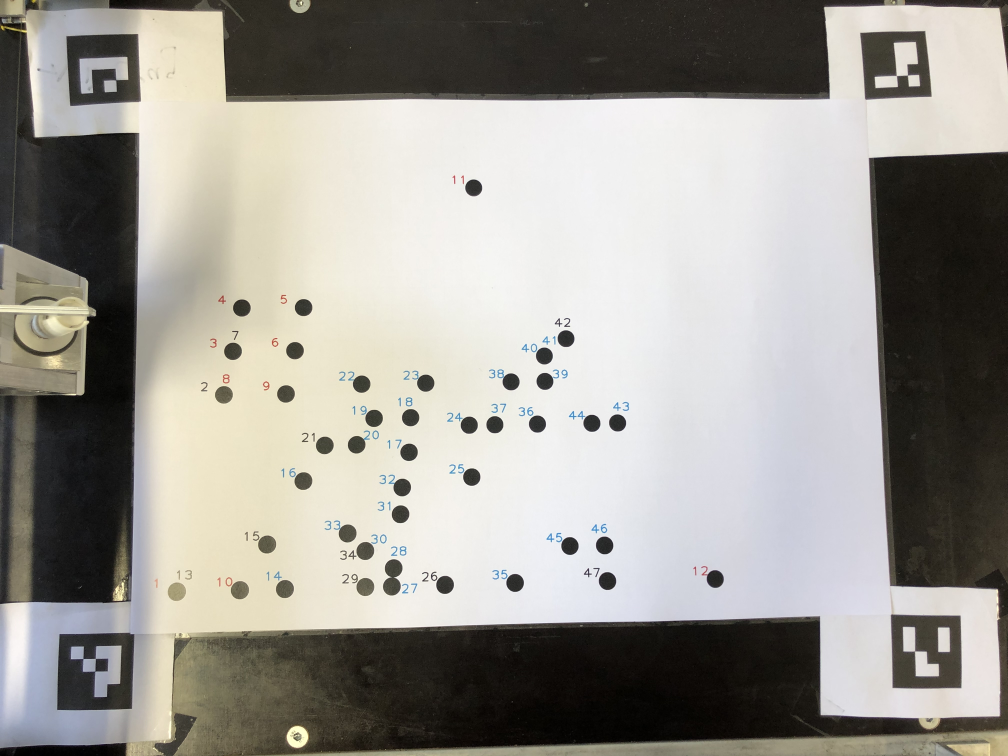
#> input picture data/test-images/iat-cd-10-1.jpg, 4032 x 3024 px, found by its file name (shown at 1/4 size)
$ jupyter execute --allow-errors circle_detection_acc.ipynb   (shell and % lines are left out)   (older library calls are emulated)
#> lines starting #> are read from the running program, lines starting #| are printed output that depends on the picture; after the words box and inside, x2 and y2 are one past the last pixel; in counts of white or black regions, pixels touching at a corner belong together
### scripts/transformation.py
import cv2
import numpy as np


# Parameters
AR_DICT = cv2.aruco.Dictionary_get(cv2.aruco.DICT_4X4_50)


def _order_detections(ids, corners):
    """
    For each detected corner the point closest to the image center is computed.
    The resulting points are ordered according to there corresponding id in
    ascending order.
    """
    ids2point = {}
    for mid, m_corners in zip(np.squeeze(ids), np.squeeze(corners)):
        corner_idx = mid + 1
        if corner_idx > 3:
            corner_idx -= 4
        ids2point[mid] = m_corners[corner_idx]

    # check if all four markers have been detected
    num_detected = len(ids2point.keys())
    if num_detected != 4:
        raise ValueError('Four markers are required but only {} were detected. Ensure that ArUco markers are not '
                         'occluded by other objects in the scene.'.format(num_detected))

    return np.array([ids2point[i] for i in range(4)])


def detect_markers_and_compute(img, dst_size, debug_image=False):
    """
    Detect aruco markers in an image and computes a transform to transform the image into birds eye view.
    """
    if img.ndim != 2:
        raise ValueError('Aruco detection requires gray scale images.')

    # detect aruco marker
    parameters = cv2.aruco.DetectorParameters_create()
    parameters.cornerRefinementMethod = cv2.aruco.CORNER_REFINE_SUBPIX
    corners, ids, rejected_img_points = cv2.aruco.detectMarkers(img, AR_DICT, parameters=parameters)

    # compute point correspondences
    ordered_detections = _order_detections(ids, corners)

    h_img, w_img = dst_size
    dst_points = np.array([[0, h_img],
                           [0, 0],
                           [w_img, 0],
                           [w_img, h_img]], dtype="float32")
    M = cv2.getPerspectiveTransform(ordered_detections, dst_points)

    # return a debug image if requested
    if debug_image:
        img_debug = cv2.cvtColor(img, cv2.COLOR_GRAY2BGR)
        frame_markers = cv2.aruco.drawDetectedMarkers(img_debug, corners, ids)
        frame_markers = cv2.aruco.drawDetectedMarkers(frame_markers, rejected_img_points, borderColor=(100, 0, 240))
        return M, frame_markers
    else:
        return M

### scripts/circle_detection.py
import cv2
import numpy as np

ADAPT_THRES_SIZE = 75
ADAPT_THRES_C = 10
BLUR_SIZE = 5
MORPH_ELLIPSE_SIZE = 7
DILATE_ITERS = 2
FILLED_THRES = 0.7


class Circle:
    """ Data structure to represent a circle i.e. center and radius """
    def __init__(self, x, y, r):
        self.x = x
        self.y = y
        self.r = r


# [20 lines left out: function detect_circles, not called in this run]


def to_circle(contour, max_radius=300):
    """ Create a circle, i.e. center and radius, from a single
    contour. Optionally filters large contours. """
    r = cv2.boundingRect(contour)[2] // 2
    if r > max_radius or r == 0:
        return None
    m = cv2.moments(contour)
    x, y = int(m['m10'] / m['m00']), int(m['m01'] / m['m00'])
    return Circle(x, y, r)


def contours_circles(src):
    """ Finds circles in the source image via cv2.contours().
    Note: The input image should be filter so that it does not
    contain any other regions except circles."""
    if cv2.__version__.startswith('4.'):
        contours = cv2.findContours(src, cv2.RETR_LIST, cv2.CHAIN_APPROX_SIMPLE)[0]
    else:
        im2, contours, hierarchy = cv2.findContours(src, cv2.RETR_TREE, cv2.CHAIN_APPROX_SIMPLE)
    circles = []
    for cnt in contours:
        circle = to_circle(cnt)
        if circle is not None:
            circles.append(circle)
    return circles


def filter_filled_circles(src, circles, threshold):
    """ Rejects all circles in the binary source imgage that are not filled.
    A circle is filled if: (# black pixels)/(# pixel) > threshold. """
    accepted = []
    for c in circles:
        # get pixels inside the circle
        Y, X = np.ogrid[:src.shape[0], :src.shape[1]]
        mask = (X - c.x) ** 2 + (Y - c.y) ** 2 <= c.r ** 2
        frac_black = float(np.count_nonzero(src[mask] == 0)) / float(np.count_nonzero(mask))

        if frac_black > threshold:
            accepted.append(c)
    return accepted


def filter_circles(src, adap_thres_size, adapt_thres_C, blur_size, morph_ell_size, dilate_iters):
    """ Filter a gray scale bird's eye view in such a way as to remove all digits. """
    thres = cv2.adaptiveThreshold(src, 255,
                                  cv2.ADAPTIVE_THRESH_MEAN_C,
                                  cv2.THRESH_BINARY,
                                  adap_thres_size,
                                  adapt_thres_C)

    # binaryzation might have corrupted some circles,
    # restore to remove "spotty" regions
    thres = cv2.medianBlur(thres, blur_size)

    # digits are thinner than points, remove digits via dilation
    el = cv2.getStructuringElement(cv2.MORPH_ELLIPSE, (morph_ell_size, morph_ell_size))
    thres_dil = cv2.dilate(thres, el, iterations=dilate_iters)

    # dilation shrinks circles, try to restore original size
    # by eroding
    thres_er = cv2.erode(thres_dil, el, iterations=dilate_iters)
    return thres_er

### scripts/run_detection_pipeline.py
import argparse
import cv2
import numpy as np
import matplotlib.pyplot as plt
import csv
import pickle
from pathlib import Path

from transformation import detect_markers_and_compute
from circle_detection import detect_circles
from text_detection import detect_boxes
from circle2text_matching import match
from color_detection import detect_text_color
from detection_editor import DetectionEditor, is_correct


BORDER_FRACTION_TO_CUT = 0.01

W_WORLD, H_WORLD = 420, 297  # size of area marked by inner points of aruco markers in mm
WORLD2IMG_SCALE = 7.5  # scale factor for transforming cm to pixels in the birds eye image
H_IMG, W_IMG = int(H_WORLD * WORLD2IMG_SCALE), int(W_WORLD * WORLD2IMG_SCALE)
H_OFFSET = int(H_IMG * BORDER_FRACTION_TO_CUT)
W_OFFSET = int(W_IMG * BORDER_FRACTION_TO_CUT)


# [44 lines left out: functions draw_result, imshow, not called in this run]


def cut_edges(images):
    return map(lambda img: img[H_OFFSET:H_IMG - H_OFFSET, W_OFFSET:W_IMG - W_OFFSET], images)


# [92 lines left out: functions apply_offsets, transform_coord_to_rw, read_img_and_transform, detect_everything, main, not called in this run]


# [8 lines that do not run on import are left out]

### nbs/circle_detection_acc.ipynb
[cell 1]

import os
import sys
scripts_path = os.path.abspath('../scripts')
if not scripts_path in sys.path:
    sys.path.insert(1, scripts_path)

from transformation import detect_markers_and_compute
from circle_detection import filter_circles, filter_filled_circles, contours_circles, to_circle, ADAPT_THRES_SIZE, ADAPT_THRES_C, BLUR_SIZE, MORPH_ELLIPSE_SIZE, DILATE_ITERS, FILLED_THRES
from run_detection_pipeline import cut_edges

import cv2
import numpy as np
from matplotlib import pyplot as plt
import pytesseract
from pytesseract import Output
from ipywidgets import interact, widgets

[cell 2]
W_WORLD, H_WORLD = 420, 297  # size of area marked by inner points of aruco markers in mm
WORLD2IMG_SCALE = 7.5  # scale factor for transforming cm to pixels in the birds eye image
H_IMG, W_IMG = int(H_WORLD * WORLD2IMG_SCALE), int(W_WORLD * WORLD2IMG_SCALE)
BORDER_FRACTION_TO_CUT = 0.01
H_OFFSET = int(H_IMG * BORDER_FRACTION_TO_CUT)
W_OFFSET = int(W_IMG * BORDER_FRACTION_TO_CUT)

[cell 3]
def prep(img_path):
    img = cv2.imread(img_path)
    img_gs = cv2.cvtColor(img, cv2.COLOR_BGR2GRAY)
    m, debug_img_marker = detect_markers_and_compute(img_gs, (H_IMG, W_IMG), debug_image=True)

    # transform the image into a top down perspective
    img_warped = cv2.warpPerspective(img, m, (W_IMG, H_IMG))
    img_warped_gs = cv2.warpPerspective(img_gs, m, (W_IMG, H_IMG))

    # cut edges
    img_cutted, img_cutted_gs = list(cut_edges([img_warped, img_warped_gs]))

    # detect circles and text
    return img_cutted_gs

[cell 4]
def detect_circles(src):
    filtered_img = filter_circles(src, ADAPT_THRES_SIZE, ADAPT_THRES_C,
                                  BLUR_SIZE, MORPH_ELLIPSE_SIZE, DILATE_ITERS)

    # now the image should only contain circles, so find them via contours
    circles = contours_circles(filtered_img)
    filterd_circles = filter_filled_circles(filtered_img, circles, FILLED_THRES)
    return circles, filterd_circles, filtered_img

[cell 5]
def showcase_detections(fname):
    img = prep(fname)
#> in prep, img is the input picture: shape (3024, 4032, 3); mean B, G, R 146.9, 153.2, 155.9
#> in detect_markers_and_compute, `corners, ids, rejected_img_points = cv2.aruco.detectMarkers(img, AR_DI..`: ids = [0, 3, 1, 2]; rejected_img_points = 8 items
#> the loop in _order_detections, `for mid, m_corners in zip(np.squeeze(ids), np.squeeze(corners)):` made 4 passes
#> (mid, corner_idx) on passes 1 to 4: (0, 1), (3, 0), (1, 2), (2, 3)
#> after the loop in _order_detections, `for mid, m_corners in zip(np.squeeze(ids), np.squeeze(corners)):`: ids2point = {0: [536.9, 2535.8], 3: [3563.2, 2459.4], 1: [563.2, 405.6], 2: [3462.5, 398.5]}
#> in _order_detections, `num_detected = len(ids2point.keys())`: num_detected = 4
#> in detect_markers_and_compute, `ordered_detections = _order_detections(ids, corners)`: ordered_detections = [[536.9, 2535.8], [563.2, 405.6], [3462.5, 398.5], [3563.2, 2459.4]]
#> in detect_markers_and_compute, `M = cv2.getPerspectiveTransform(ordered_detections, dst_points)`: M = [[1.06, 0.013, -599.8], [0.00269, 1.1, -445.8], [-1.07e-05, 2.1e-05, 1]]
#> in prep, `m, debug_img_marker = detect_markers_and_compute(img_gs, (H_IMG, W_IMG..`: m has the same summary as M in detect_markers_and_compute
    cs,csf,filt_img = detect_circles(img)
#> in filter_circles, `thres_er = cv2.erode(thres_dil, el, iterations=dilate_iters)`:
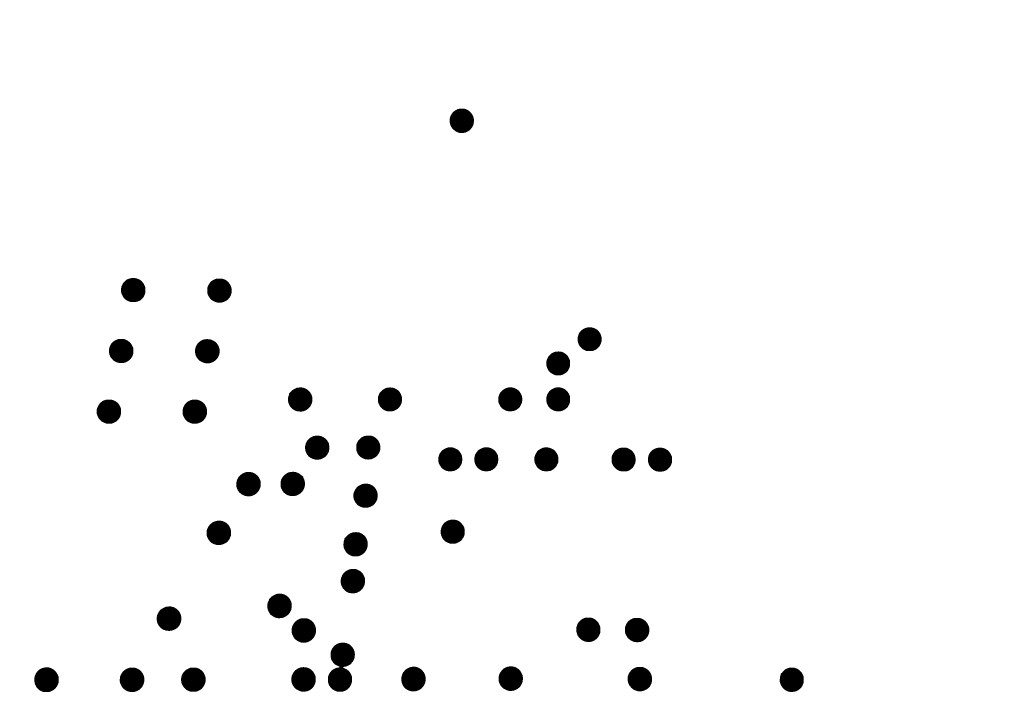
#> thres_er: shape (2183, 3088) (shown at 1/3 size); 97.4% white; 41 black regions
#> in contours_circles, `contours = cv2.findContours(src, cv2.RETR_LIST, cv2.CHAIN_APPROX_SIMPL..`: contours = 42 contours; largest, box (x1, y1, x2, y2) and area: (0, 0, 3088, 2183) 6735834, (983, 1927, 1066, 2076) 8649, (102, 2001, 177, 2077) 4435, (469, 1818, 545, 1894) 4397, (358, 2002, 434, 2077) 4384
#> the loop in contours_circles, `for cnt in contours:` made 42 passes
#> after the loop in contours_circles, `for cnt in contours:`: circles = 41 items
#> the loop in filter_filled_circles, `for c in circles:` made 41 passes
#> frac_black on passes 1 to 8: 0.966, 0.941, 0.948, 0.99, 0.982, 0.982, 0.978, 0.978
#> after the loop in filter_filled_circles, `for c in circles:`:
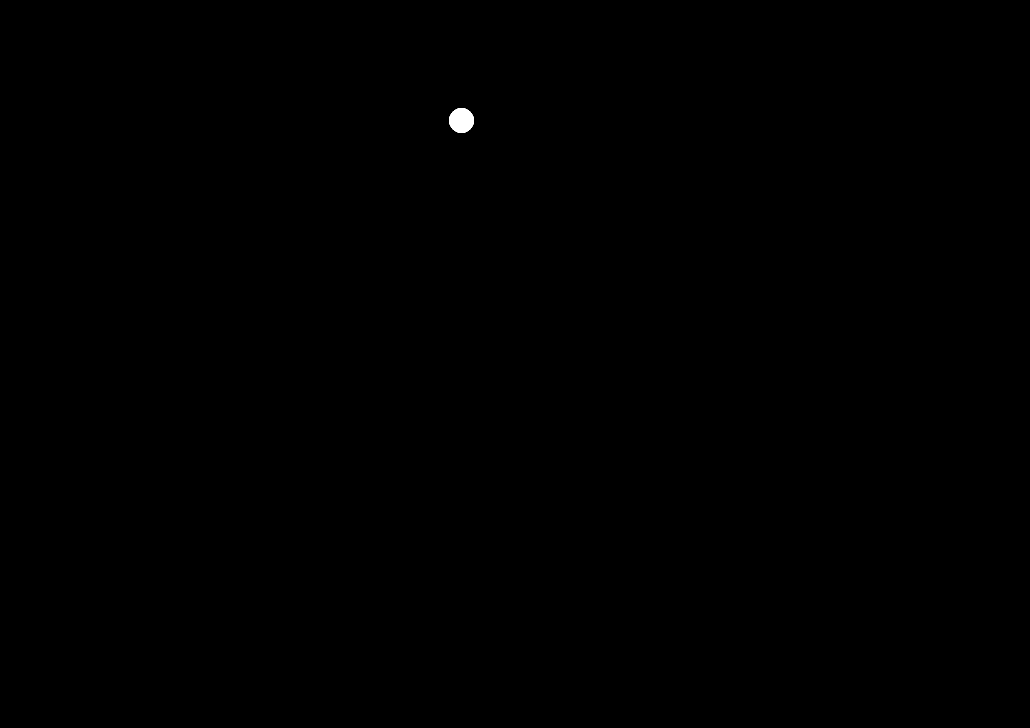
#> mask: shape (2183, 3088) bool (shown at 1/3 size); 0.06% white; 1 white region, box (x1, y1, x2, y2) and area: (1347, 324, 1422, 399) 4293
    result = cv2.cvtColor(img, cv2.COLOR_GRAY2BGR)
    for c in csf:
        cv2.circle(result, (c.x, c.y), c.r, (255, 0, 0), 2)
        #cv2.drawMarker(result, (c.x, c.y), (0, 255, 0))
    filt_result = cv2.cvtColor(filt_img, cv2.COLOR_GRAY2BGR)
    for c in cs:
        cv2.circle(filt_result, (c.x, c.y), c.r, (0, 255, 0), 2)
        #cv2.drawMarker(filt_result, (c.x, c.y), (0, 255, 0))
    return result, filt_img, filt_result

fig, ax = plt.subplots(nrows=2, figsize=(12,16))
result, filt_img, filt_img = showcase_detections('/Users/Johannes/Studium/Master/SS-19/Projektseminar-Regelungstechnik/projektseminar-regelungstechnik/data/test-images/iat-cd-10-1.jpg')
#> the loop in showcase_detections, `for c in csf:` made 41 passes
#> the loop in showcase_detections, `for c in cs:` made 41 passes
plot_img_res = ax[0].imshow(result[...,::-1])
plot_img_thres = ax[1].imshow(filt_img[...,::-1])

def update(fname):
    ax[0].set_title(fname+' (Filled)')
    ax[1].set_title(fname+' (All)')
    result, filt_img, filt_img = showcase_detections(fname)
    plot_img_res.set_data(result[...,::-1])
    plot_img_thres.set_data(filt_img[...,::-1])
    fig.canvas.draw_idle()

fnames = sorted([fn for fn in os.listdir('../data/test-images/') if 'iat' in fn])
interact(update, fname=fnames);
#> the sliders are set to fname = iat-cd-1-1.jpg
#> call 2 of prep, with img_path = 'iat-cd-1-1.jpg'
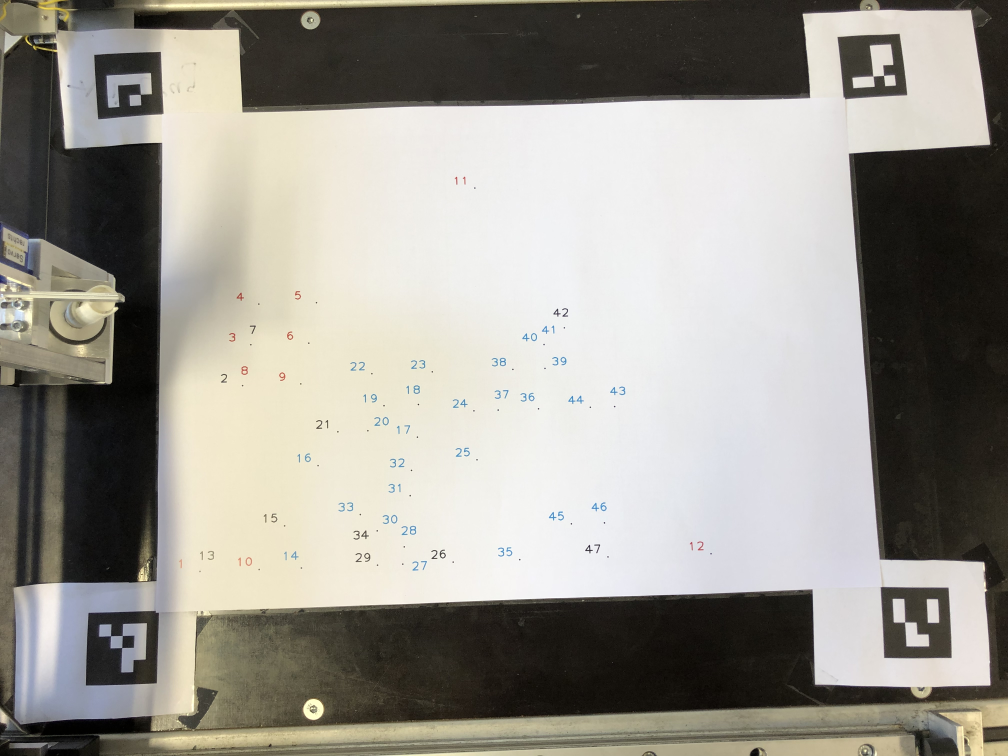
#> input picture data/test-images/iat-cd-1-1.jpg, 4032 x 3024 px, found by its file name (shown at 1/4 size)
#> in prep, img is the input picture: shape (3024, 4032, 3); mean B, G, R 142.6, 150.2, 153.2
#> in prep (call 2), `img_gs = cv2.cvtColor(img, cv2.COLOR_BGR2GRAY)`:
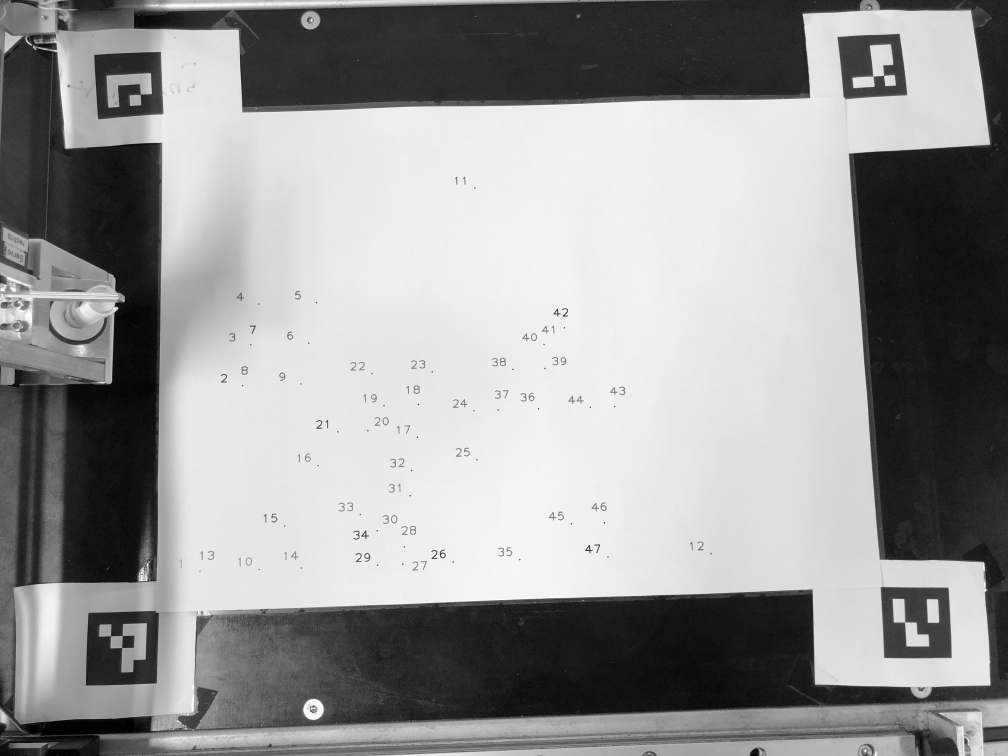
#> img_gs: shape (3024, 4032) (shown at 1/4 size); min 0, max 255, mean 150.2
#> the loop in _order_detections (call 2), `for mid, m_corners in zip(np.squeeze(ids), np.squeeze(corners)):` made 4 passes
#> in prep (call 2), `m, debug_img_marker = detect_markers_and_compute(img_gs, (H_IMG, W_IMG..`: m = [[1.14, 0.0107, -752.8], [0.0258, 1.19, -560.7], [-6.29e-06, 3.03e-05, 1]]
#> in prep (call 2), `img_cutted, img_cutted_gs = list(cut_edges([img_warped, img_warped_gs]))`:
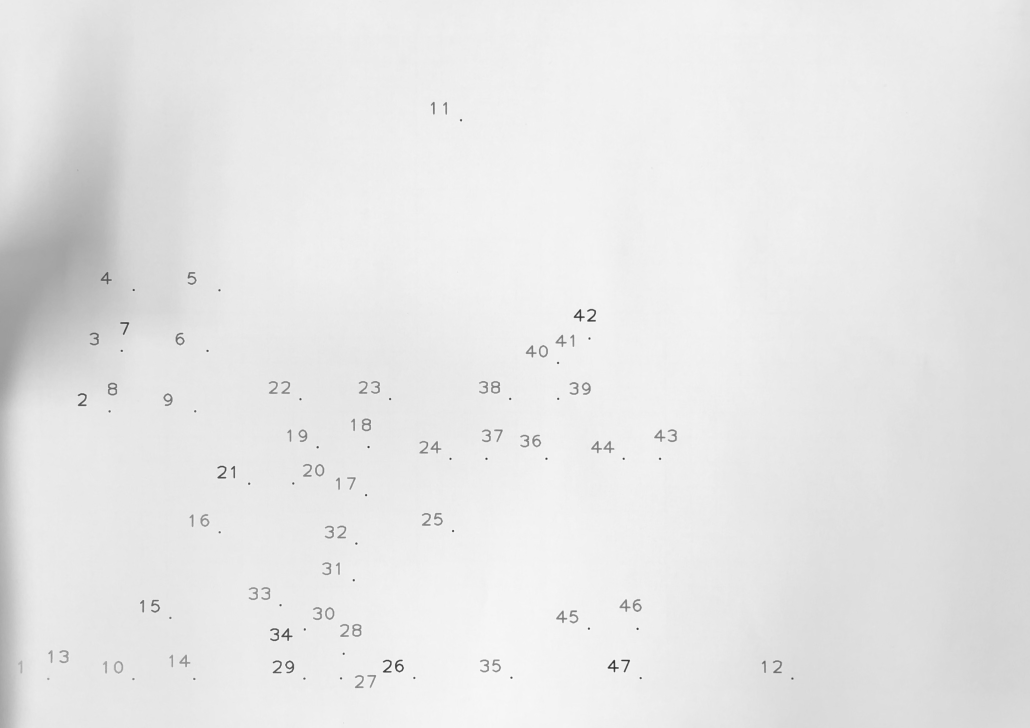
#> img_cutted_gs: shape (2183, 3088) (shown at 1/3 size); min 34, max 255, mean 230.4
#> the loop in contours_circles (call 2), `for cnt in contours:` made 1 pass

[cell 6]
mask = filt_img==0
#> mask: shape (2183, 3088, 3) bool
#mask = np.dstack([mask for _ in range(3)])
mask.shape

[cell 7]
fig, ax = plt.subplots(figsize=(10,6))
img = prep('/Users/Johannes/Studium/Master/SS-19/Projektseminar-Regelungstechnik/projektseminar-regelungstechnik/data/test-images/iat-cd-10-1.jpg')
plot_img = ax.imshow(filter_circles(img, 41, 31, 1, 3, 1))
#> the sliders are set to adap_thres_size = 75, adapt_thres_C = 50, blur_size = 8, morph_ell_size = 6, dilate_iters = 5

def update(adap_thres_size=31, adapt_thres_C=10, blur_size=5, morph_ell_size=7, dilate_iters=2):
    plot_img.set_data(filter_circles(img, adap_thres_size, adapt_thres_C, blur_size, morph_ell_size, dilate_iters))
    fig.canvas.draw_idle()

#> (the rest of this cell did not finish here and is left out)

#> call 4 of filter_circles, with adap_thres_size = 75, adapt_thres_C = 50, blur_size = 8, morph_ell_size = 6, dilate_iters = 5
#> in filter_circles (call 4), `thres = cv2.adaptiveThreshold(src, 255, cv2.ADAPTIVE_THRESH_MEAN_C, cv..`:
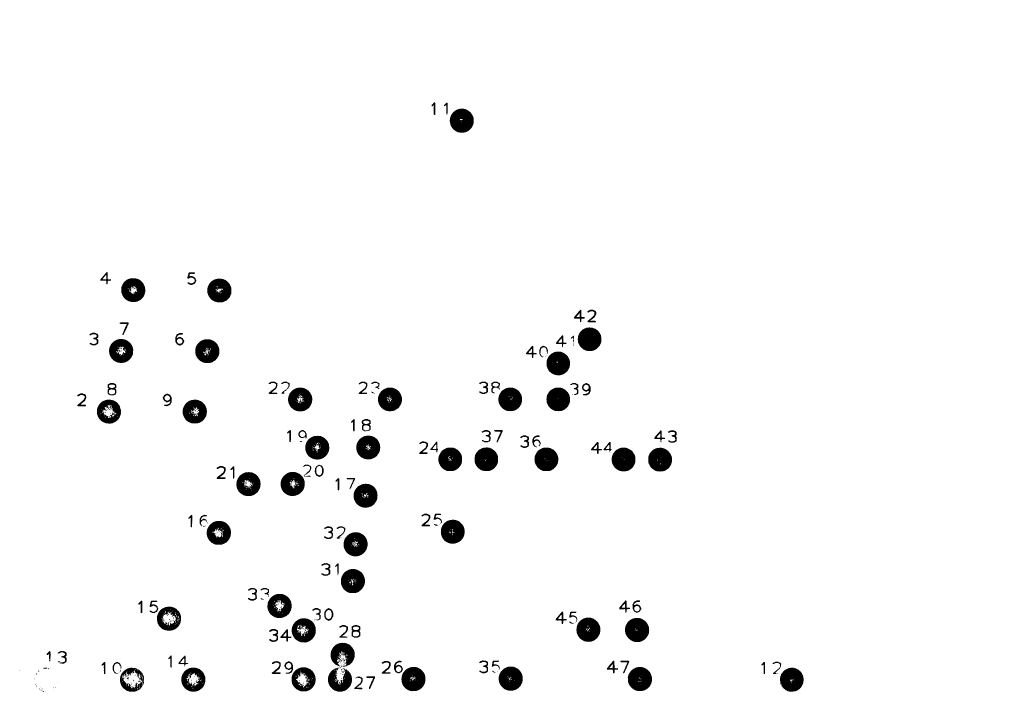
#> thres: shape (2183, 3088) (shown at 1/3 size); 97.3% white; 284 black regions (153 under 20 px), largest, box (x1, y1, x2, y2) and area: (1875, 1854, 1948, 1926) 4114, (1883, 2001, 1956, 2073) 4109, (1496, 2000, 1568, 2072) 4077
